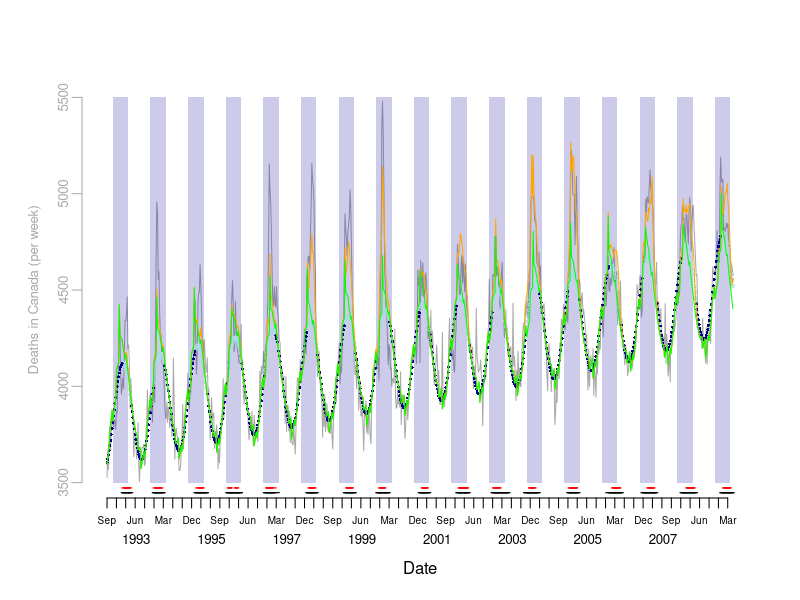
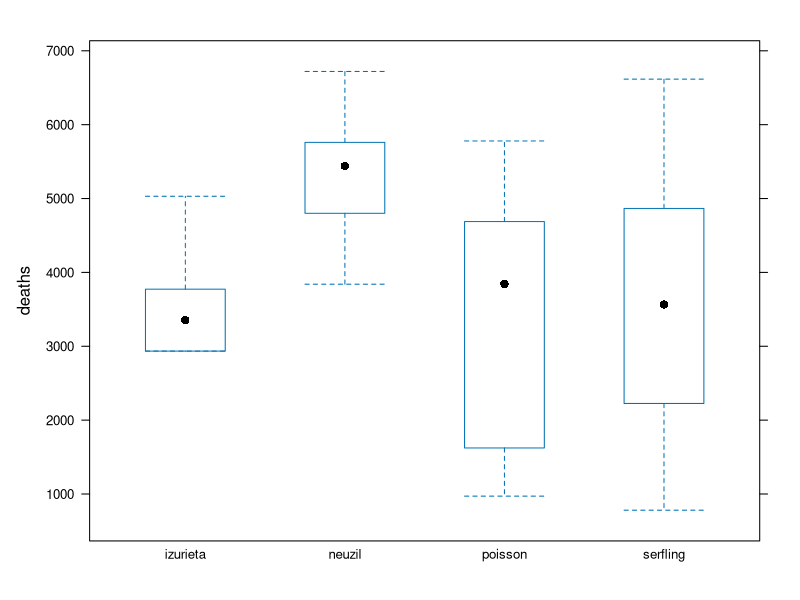

The R source for these figures, in order:
## ------------- Module 1 Example Code -------------

## ------------- Load Data -------------

# Read data files as downloaded from Fluview, with minor cleaning
death = read.csv("data/Table_S1_clean.csv")

# Cast columns to correct data types
death$DEATHDT = as.Date(death$DEATHDT)
death$MONTH = as.factor(death$MONTH)


## ------------- Plot Deaths and Seasons -------------
# Create date sequences for labelling plots
months = seq(from=head(death$DEATHDT,1), to=tail(death$DEATHDT,1), by="months")
quarters = seq(from=head(death$DEATHDT,1), to=tail(death$DEATHDT,1), by="quarters")
years = seq(from=as.Date("1993-06-15"), to=as.Date("2008-06-15"), by="years")
seasons = seq(1993,2009)

# Plot observed counts
## draw a plot with two Date axes, one with quarters, and one with years
plot(death$DEATHDT, death$COUNT, type='n', bty='n', xaxt='n', yaxt='n', xlab = "Date", ylab='', ylim=c(3500,5500), xlim=c(head(death$DEATHDT,1), tail(death$DEATHDT,1)))
axis.Date(1, at=quarters, format="%b", cex.axis=0.6, mgp=c(3,0.5,0))
axis.Date(1, at=years, format="%Y", tick=FALSE, cex.axis=0.8, mgp=c(5,1.5,0))

# Create axis and add data for all-cause mortality
death.col = "dark gray"
axis(2, at = seq(3500,5500,500), col=death.col, col.axis=death.col, mgp=c(2,0.5,0), cex.axis=0.8)
mtext("Deaths in Canada (per week)", side=2, line=2, at=4500, col=death.col, cex=0.8)
lines(death$DEATHDT, death$COUNT, type='l', col=death.col)

# Add periseason boundaries (Nov to Apr) to plot
nov = seq(from=as.Date("1992-11-01"), to=as.Date("2008-11-01"), by="years")
apr = seq(from=as.Date("1993-04-01"), to=as.Date("2009-04-01"), by="years")
y.pts = rep(c(3500,5500,5500,3500), length(nov))
x.pts = NULL
for (month in 1:length(nov)){
	x.pts = c(x.pts, c(nov[month], nov[month], apr[month], apr[month]))
} # for
polygon(x.pts, y.pts, density=NULL, col="#00009933", border=NA)

# Identify influenza A season boundaries using calendar and WHO reporting data
season.n = NULL # Neuzil
season.i = NULL # Izurieta
for (season in seasons) {
	n.tests = sum(death$FLUA[death$YRSEAS==season])
	season.n = c(season.n, death$FLUA[death$YRSEAS==season] > n.tests*0.01)
	season.i = c(season.i, death$FLUA[death$YRSEAS==season] > n.tests*0.05)
} # for

# Plot season using neuzil and izurieta
periseason = c("Nov","Dec","Jan","Feb","Mar","Apr")
death$peri = is.element(format(death$DEATHDT, format="%b"), periseason)
death$neuzil = season.n
death$izurieta = season.i
# Modify outlier that is not connected to season
death$neuzil[death$WEEK==206] = FALSE

# Add seasonal boundaries at base of plot
points(death$DEATHDT, (death$neuzil*3500-50), pch="-", cex=1)
points(death$DEATHDT, (death$izurieta*3500-25), pch="-", cex=1, col='red')


## ------------- Periseason -------------
# Calculate excess mortality using periseason approaches
weeks.p = sum(death$peri==TRUE & death$neuzil==FALSE & death$izurieta==FALSE)
count.p = sum(death$COUNT[(death$peri==TRUE & death$neuzil==FALSE & death$izurieta==FALSE)])

weeks.n = sum(death$peri==TRUE & death$neuzil==TRUE)
count.n = sum(death$COUNT[(death$peri==TRUE & death$neuzil==TRUE)])

weeks.i = sum(death$peri==TRUE & death$izurieta==TRUE)
count.i = sum(death$COUNT[(death$peri==TRUE & death$izurieta==TRUE)])

# Rate difference (deaths / week)
rd.n = count.n / weeks.n - count.p / weeks.p
rd.i = count.i / weeks.i - count.p / weeks.p

excess = data.frame(season=seasons, n.total=rep(NA,length(seasons)), n.weeks=rep(NA,length(seasons)), i.total=rep(NA,length(seasons)), i.weeks=rep(NA,length(seasons)))
for (season in seasons) {
	excess$n.weeks[excess$season==season] = nrow(death[death$peri==TRUE & death$neuzil==TRUE & death$YRSEAS==season,])
	excess$n.total[excess$season==season] = sum(rd.n * excess$n.weeks[excess$season==season])
	excess$i.weeks[excess$season==season] = nrow(death[death$peri==TRUE & death$izurieta==TRUE & death$YRSEAS==season,])
	excess$i.total[excess$season==season] = sum(rd.i * excess$i.weeks[excess$season==season])
} # for - seasons


## ------------- Serfling -------------
# Define variables
t = seq(1,nrow(death))
t2 = t^2
t3 = t^3
c = cos(2*pi*t/52)
s = sin(2*pi*t/52)

# Censor data during circulating influenza periods for fitting model
y.fit = rep(NA, length(death$COUNT))
y.fit[death$neuzil==FALSE | death$peri==FALSE] = death$COUNT[death$neuzil==FALSE | death$peri==FALSE]
fit.data = data.frame(y=y.fit, t=t, t2=t2, t3=t3, c=c, s=s)

# Create data frame without outcome for prediction of censored weeks
predict.data = data.frame(t=t, t2=t2, t3=t3, c=c, s=s)

# Fit the model
serfling = glm(y ~ c + s + t + t2 + t3, data=fit.data)

# Predict deaths for censored days (and obtain model fit for other days)
serfling.predict = predict(serfling, predict.data)

# Plot fit and predicted values
points(death$DEATHDT[death$neuzil==TRUE & death$peri==TRUE], serfling.predict[death$neuzil==TRUE & death$peri==TRUE], pch=1, cex=0.4, col="light blue")
points(death$DEATHDT[(death$neuzil==FALSE | death$peri==FALSE)], serfling.predict[(death$neuzil==FALSE | death$peri==FALSE)], pch=16, cex=0.4, col="dark blue")

# Determine excess deaths per season using Serfling model. Consider excess over all days in the season and only days the observed count is above the predicted.
for (season in seasons) {
	excess.deaths.s.pos = death$COUNT[(death$COUNT > serfling.predict & death$YRSEAS==season & death$peri==TRUE)] - 
						serfling.predict[(death$COUNT > serfling.predict & death$YRSEAS==season & death$peri==TRUE)]
	
	excess.deaths.s.all = death$COUNT[death$YRSEAS==season & death$peri==TRUE] - serfling.predict[death$YRSEAS==season & death$peri==TRUE]
	
	excess$s.pos.total[excess$season==season] = sum(excess.deaths.s.pos, na.rm=TRUE)
	excess$s.pos.weeks[excess$season==season] = length(excess.deaths.s.pos)
	
	excess$s.all.total[excess$season==season] = sum(excess.deaths.s.all, na.rm=TRUE)
	excess$s.all.weeks[excess$season==season] = length(excess.deaths.s.all)
} # for


## ------------- Poisson -------------
# Define data structures
fit.data.p = data.frame(y=death$COUNT, c=c, s=s, month=death$MONTH, jan=death$JAN1, flua=death$FLUA, flub=death$FLUB, rsv=death$RSVPOS, week=death$WEEK)
predict.data.p = data.frame(c=c, s=s, month=death$MONTH, jan=death$JAN1, flua=death$FLUA, flub=death$FLUB, rsv=death$RSVPOS, week=death$WEEK)
predict.data.p.noflua = data.frame(c=c, s=s, month=death$MONTH, jan=death$JAN1, flua=rep(0,nrow(death)), flub=death$FLUB, rsv=death$RSVPOS, week=death$WEEK)

# Fit the model
poisson = glm(y ~ c + s + month + jan + flua + rsv + week, data=fit.data.p, family=poisson(link="identity"))

# Predict deaths for all days with and without influenza A circulating
poisson.predict = predict(poisson, predict.data.p)
poisson.predict.noflua = predict(poisson, predict.data.p.noflua)
lines(death$DEATHDT, poisson.predict, col="orange", lty=1)
lines(death$DEATHDT, poisson.predict.noflua, col="green", lty=1)

# Determine excess deaths per season using Poisson model. 
for (season in seasons) {
	excess.deaths.p.pos = death$COUNT[(death$COUNT > poisson.predict.noflua & death$YRSEAS==season & death$peri==TRUE)] - 
						poisson.predict.noflua[(death$COUNT > poisson.predict.noflua & death$YRSEAS==season & death$peri==TRUE)]
	
	excess.deaths.p.all = death$COUNT[death$YRSEAS==season & death$peri==TRUE] - poisson.predict.noflua[death$YRSEAS==season & death$peri==TRUE]
		
	excess$p.pos.total[excess$season==season] = sum(excess.deaths.p.pos, na.rm=TRUE)
	excess$p.pos.weeks[excess$season==season] = length(excess.deaths.p.pos)
	
	excess$p.all.total[excess$season==season] = sum(excess.deaths.p.all, na.rm=TRUE)
	excess$p.all.weeks[excess$season==season] = length(excess.deaths.p.all)

} # for


## ------------- Plot Excess Deaths by Method -------------
# Create boxplot of excess deaths by method, with seasons as observations
# Load a graphics library
require(lattice)

# Prepare the data structure
excess.total = excess[,c("season","n.total","i.total","s.pos.total","p.pos.total")]
methods=c("neuzil","izurieta","serfling","poisson")
methods.vector = c(rep(methods[1],length(seasons)), rep(methods[2],length(seasons)), rep(methods[3],length(seasons)), rep(methods[4],length(seasons)))
excess.long = data.frame(season=rep(seasons,4), method=methods.vector, deaths=rep(NA,length(seasons)*4))
for (season in seasons) {
	for (method in methods) {
		excess.long$deaths[excess.long$season==season & excess.long$method==method] = excess.total[excess.total==season, (which(methods==method)+1)]
	} # for - methods
} # for - seasons

# Draw the plot
bwplot(deaths ~ method, data=excess.long, horizontal=FALSE)

